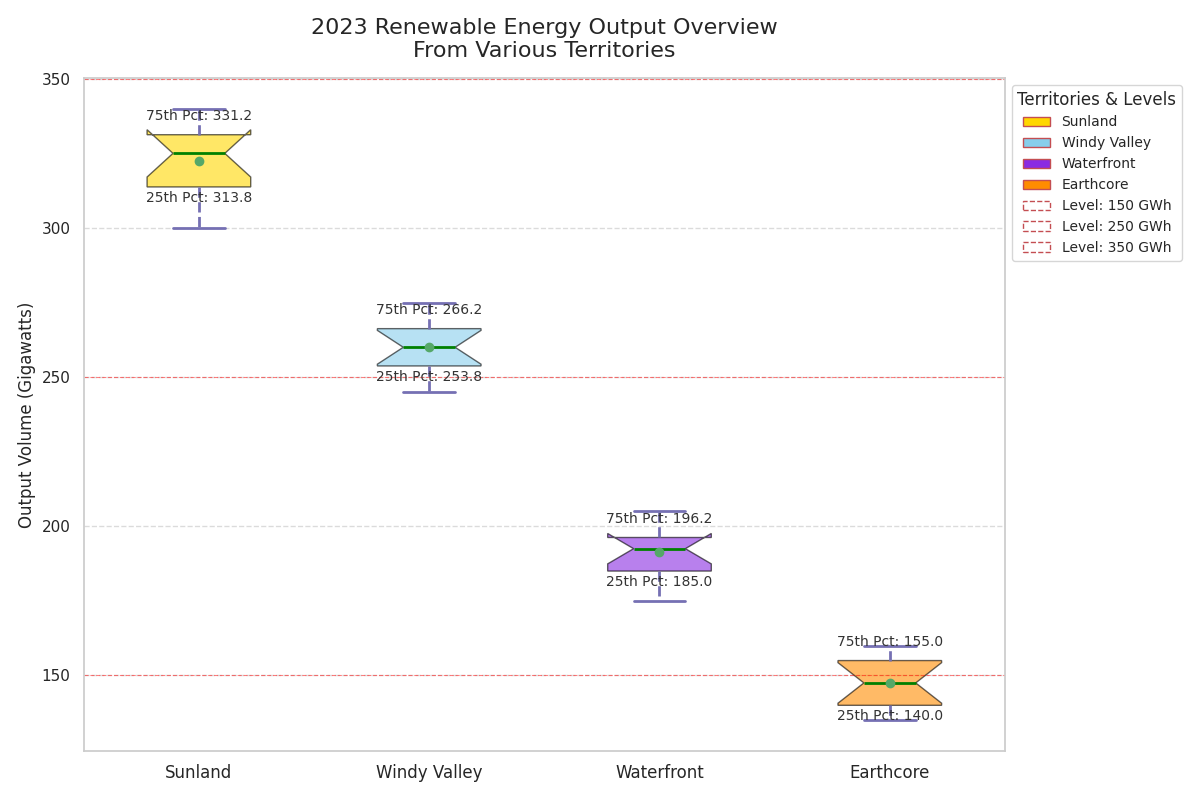

The Python source for this figure:
import matplotlib.pyplot as plt
import numpy as np
import matplotlib.ticker as ticker
import seaborn as sns

sns.set_theme(style="whitegrid")

regions = ['Sunland', 'Windy Valley', 'Waterfront', 'Earthcore']
sunland_energy = [320, 300, 310, 305, 315, 330, 335, 325, 340, 330, 325, 335]
windy_valley_energy = [250, 260, 245, 255, 265, 270, 275, 260, 255, 250, 265, 270]
waterfront_energy = [180, 190, 185, 175, 195, 200, 205, 195, 200, 190, 185, 195]
earthcore_energy = [140, 135, 145, 140, 150, 155, 160, 155, 150, 145, 140, 155]

energy_data = [sunland_energy, windy_valley_energy, waterfront_energy, earthcore_energy]

fig, ax = plt.subplots(figsize=(12, 8))

boxplots = ax.boxplot(energy_data, vert=True, patch_artist=True, showmeans=True, notch=True)

colors = ['#FFD700', '#87CEEB', '#8A2BE2', '#FF8C00']
for patch, color in zip(boxplots['boxes'], colors):
    patch.set(facecolor=color, alpha=0.6)

for whisker in boxplots['whiskers']:
    whisker.set(color='#7570b3', linewidth=2, linestyle='--')
for cap in boxplots['caps']:
    cap.set(color='#7570b3', linewidth=2)
for median in boxplots['medians']:
    median.set(color='green', linewidth=2)
for mean in boxplots['means']:
    mean.set(marker='o', color='blue', markersize=6)

for i, region_data in enumerate(energy_data, start=1):
    q1, q3 = np.percentile(region_data, [25, 75])
    ax.text(i, q1 - 5, f"25th Pct: {q1:.1f}", ha='center', fontsize=10, color='#333333')
    ax.text(i, q3 + 5, f"75th Pct: {q3:.1f}", ha='center', fontsize=10, color='#333333')

ax.set_title('2023 Renewable Energy Output Overview\nFrom Various Territories', fontsize=16, pad=15)
ax.set_ylabel('Output Volume (Gigawatts)', fontsize=12)
ax.set_xticks([1, 2, 3, 4])
ax.set_xticklabels(regions, fontsize=12)

ax.yaxis.set_minor_locator(ticker.MultipleLocator(10))
ax.yaxis.grid(True, linestyle='--', alpha=0.7)
ax.xaxis.grid(False)

highlight_levels = [150, 250, 350]
for level in highlight_levels:
    ax.axhline(level, color='red', linestyle='--', linewidth=0.8, alpha=0.5)

from matplotlib.patches import Patch
legend_elements = [Patch(facecolor=color, edgecolor='r', label=region) for color, region in zip(colors, regions)]
legend_elements.extend([Patch(facecolor='none', edgecolor='r', linestyle='--', label=f"Level: {level} GWh") for level in highlight_levels])
ax.legend(handles=legend_elements, loc='upper left', bbox_to_anchor=(1, 1), fontsize=10, title="Territories & Levels")

plt.tight_layout()
plt.show()
